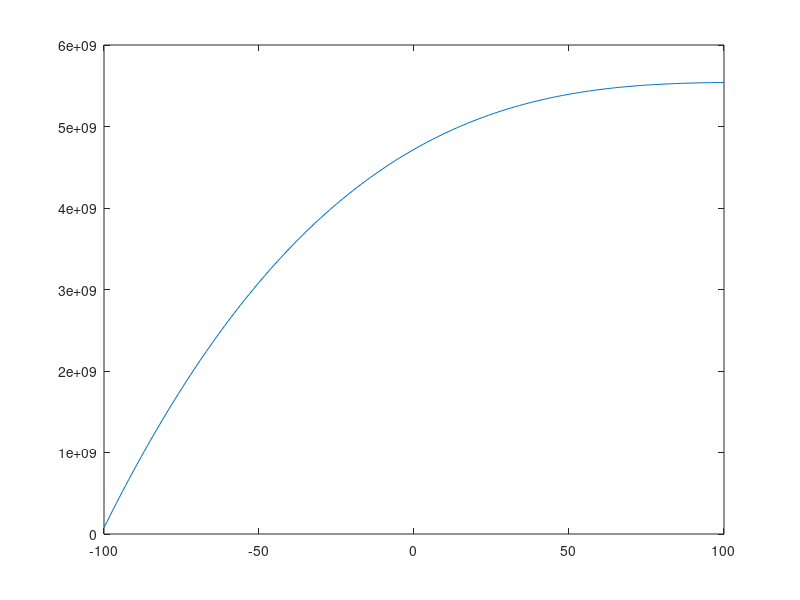

The MATLAB script that drew this image:
x=1:100;
y=1000:100:10900;
m=length(x);
teta_0=0;
teta_1=-100:100;
sum=0;
j=zeros(length(teta_1),1);
for i=1:length(teta_1)
    for k=1:m
        temp=((teta_1(i)*x(k))-y(k))^2;
        sum=sum+temp;
    end
    j(i)=sum/(2*m);
end
plot(teta_1,j)
% Naren made some change